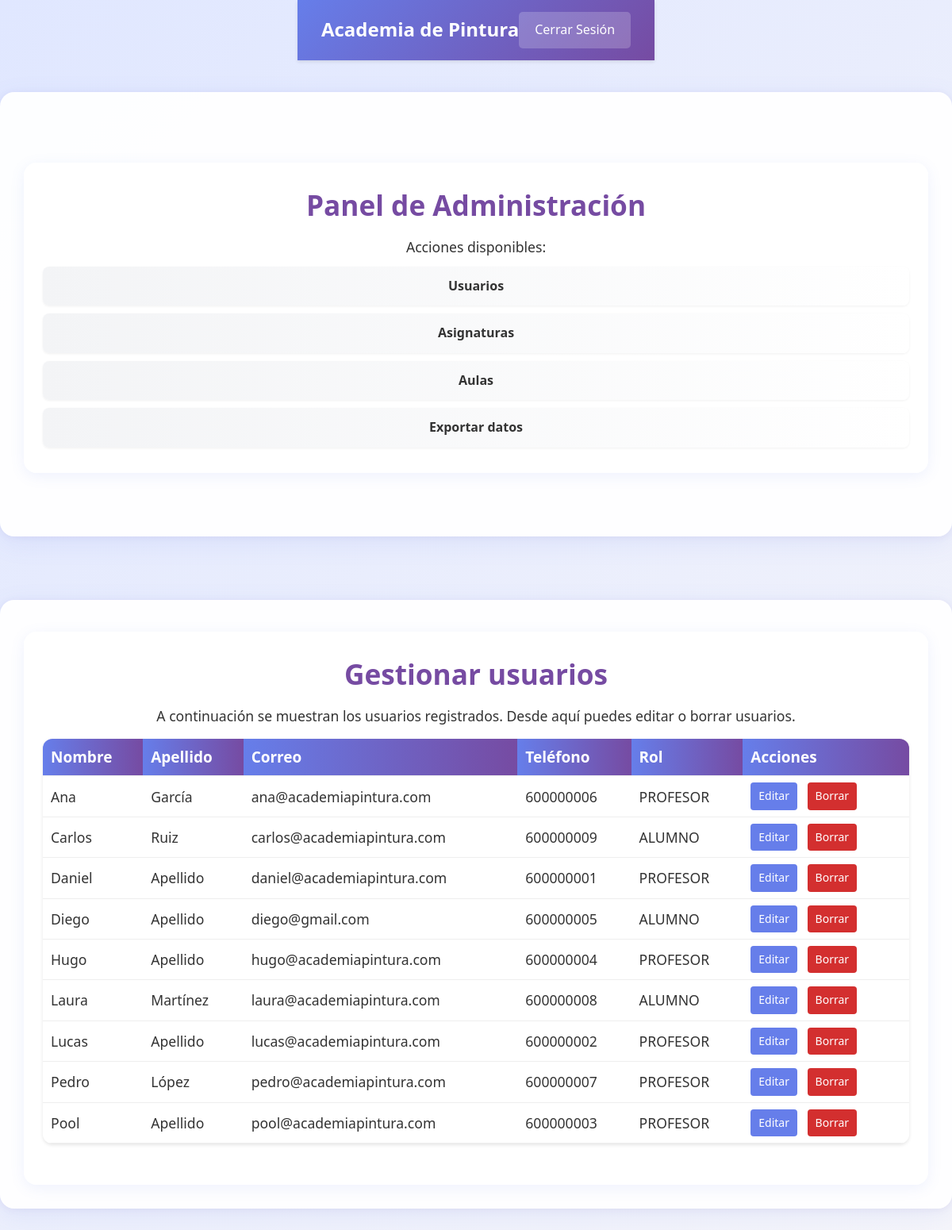
/php/Admin/gestionar_usuarios.php (signed in), run on the app's committed database.
### tables this page shows
CREATE TABLE IF NOT EXISTS `usuarios` (
    `id_usuario` VARCHAR(20) PRIMARY KEY,
    `codigo_usuario` VARCHAR(20) UNIQUE NOT NULL CHECK (`codigo_usuario` LIKE 'USU-%'),
    `nombre` VARCHAR(100) NOT NULL,
    `apellido` VARCHAR(100) NOT NULL,
    `correo` VARCHAR(100) UNIQUE NOT NULL CHECK (`correo` LIKE '%@%.%'),
    `telefono` VARCHAR(15) NOT NULL CHECK (`telefono` REGEXP '^[0-9]{6,15}$'),
    `fecha_nacimiento` DATE,
    `direccion` TEXT,
    `estado` ENUM('Activo', 'Inactivo', 'Suspendido') DEFAULT 'Activo',
    `rol_codigo` VARCHAR(10) NOT NULL,
    `fecha_registro` TIMESTAMP DEFAULT CURRENT_TIMESTAMP,
    FOREIGN KEY (`rol_codigo`) REFERENCES `rol`(`codigo_rol`),
    CONSTRAINT chk_id_formato CHECK (`id_usuario` REGEXP '^[A-Z0-9-]+$')
);

CREATE TABLE IF NOT EXISTS `rol` (
    `codigo_rol` VARCHAR(10) PRIMARY KEY CHECK (`codigo_rol` IN ('ROL-PRO', 'ROL-ALU', 'ROL-ADM')),
    `nombre_rol` VARCHAR(20) NOT NULL UNIQUE CHECK (`nombre_rol` IN ('PROFESOR', 'ALUMNO', 'ADMIN'))
);

### php/Admin/gestionar_usuarios.php (the view, shortened to what this page needs)
<?php
try {
    $conexion = getConexionPDO();
    $sql = "SELECT u.id_usuario, u.codigo_usuario, u.nombre, u.apellido, u.correo, u.telefono, u.rol_codigo, r.nombre_rol
            FROM usuarios u
            INNER JOIN rol r ON u.rol_codigo = r.codigo_rol
            WHERE u.rol_codigo <> 'ROL-ADM'
            ORDER BY u.nombre, u.apellido";
    $stmt = $conexion->prepare($sql);
    $stmt->execute();
    $usuarios = $stmt->fetchAll(PDO::FETCH_ASSOC);
} catch (Exception $e) {
    $usuarios = [];
}
?>
<!DOCTYPE html>
<html lang="es">
<head>
    <link rel="stylesheet" href="../../css/estilos_unificados.css">
</head>
<body>
<?php include '../panel/panel.php'; ?>
<div class="container">
    <div class="welcome">
        <h2>Gestionar usuarios</h2>
        <p>A continuación se muestran los usuarios registrados. Desde aquí puedes editar o borrar usuarios.</p>
        <table class="users">
            <thead>
                <tr>
                    <th>Nombre</th>
                    <th>Apellido</th>
                    <th>Correo</th>
                    <th>Teléfono</th>
                    <th>Rol</th>
                    <th>Acciones</th>
                </tr>
            </thead>
            <tbody>
                <?php if (empty($usuarios)): ?>
                    <tr><td colspan="6">No hay usuarios registrados.</td></tr>
                <?php else: ?>
                    <?php foreach ($usuarios as $u): ?>
                        <tr>
                            <td><?php echo htmlspecialchars($u['nombre']); ?></td>
                            <td><?php echo htmlspecialchars($u['apellido']); ?></td>
                            <td><?php echo htmlspecialchars($u['correo']); ?></td>
                            <td><?php echo htmlspecialchars($u['telefono']); ?></td>
                            <td><?php echo htmlspecialchars($u['nombre_rol']); ?></td>
                            <td class="actions">
                                <a class="small-btn" href="editar_usuario.php?id=<?php echo urlencode($u['id_usuario']); ?>">Editar</a>
                                <a class="small-btn danger" href="borrar_usuario.php?id=<?php echo urlencode($u['id_usuario']); ?>">Borrar</a>
                            </td>
                        </tr>
                    <?php endforeach; ?>
                <?php endif; ?>
            </tbody>
        </table>
    </div>
</div>
</body>
</html>

### css/estilos_unificados.css (style rules this page uses)
:root { --primary-gradient: linear-gradient(135deg, #667eea 0%, #764ba2 100%); --primary-color: #667eea; --primary-dark: #764ba2; --error-bg: #ffebee; --error-border: #d32f2f; --error-text: #c62828; --success-bg: #e8f5e9; --success-border: #4caf50; --success-text: #2e7d32; --info-bg: #e3f2fd; --info-border: #2196f3; --info-text: #1565c0; --bg-light: #f5f5f5; --bg-gray: #f4f4f4; --text-primary: #333; --text-secondary: #666; --text-light: #555; --border-color: #ddd; --border-light: #eee; --shadow-sm: 0 2px 4px rgba(0, 0, 0, 0.1); --shadow-md: 0 2px 10px rgba(0, 0, 0, 0.1); --shadow-lg: 0 10px 25px rgba(0, 0, 0, 0.2); --shadow-xl: 0 10px 40px rgba(0, 0, 0, 0.2); --border-radius-sm: 4px; --border-radius-md: 5px; --border-radius-lg: 10px; --border-radius-xl: 15px; --spacing-xs: 5px; --spacing-sm: 10px; --spacing-md: 15px; --spacing-lg: 20px; --spacing-xl: 30px; --spacing-xxl: 40px; }
* { margin: 0; padding: 0; box-sizing: border-box; }
html { scroll-behavior: smooth; }
body { font-family: 'Segoe UI', Tahoma, Geneva, Verdana, sans-serif, Arial, sans-serif; line-height: 1.6; color: var(--text-primary); background: linear-gradient(135deg, #e0e7ff 0%, #f5f5fa 100%); min-height: 100vh; display: flex; flex-direction: column; justify-content: center; align-items: center; }
.container { max-width: 1200px; margin: 0 auto; padding: 0 var(--spacing-lg); display: flex; flex-direction: column; align-items: center; justify-content: center; min-height: 70vh; background: rgba(255,255,255,0.95); border-radius: 18px; box-shadow: 0 8px 32px rgba(102,126,234,0.10), 0 1.5px 8px rgba(118,75,162,0.08); padding: 40px 30px 30px 30px; margin: 40px 0; width: 100%; }
.welcome { background: rgba(255,255,255,0.98); border-radius: 16px; box-shadow: 0 4px 18px rgba(102,126,234,0.10); padding: 32px 24px; margin-bottom: 0; width: 100%; text-align: center; }
.welcome h2 { font-size: 2.2rem; color: var(--primary-dark); margin-bottom: 18px; }
.welcome p, .welcome label, .welcome select, .welcome form, .welcome table { font-size: 1.1rem; }
.small-btn { padding: 6px var(--spacing-sm); border-radius: var(--border-radius-sm); background: var(--primary-color); color: white; text-decoration: none; display: inline-block; font-size: 14px; }
.small-btn.danger { background: var(--error-border); }
table { width: 100%; border-collapse: collapse; background: white; box-shadow: var(--shadow-sm); margin: var(--spacing-lg) 0; border-radius: 12px; overflow: hidden; }
table th, table td { padding: 12px; text-align: left; border-bottom: 1px solid var(--border-color); }
table th { background: linear-gradient(90deg, #667eea 0%, #764ba2 100%); color: #fff; font-size: 1.08em; }
table td { background: rgba(255,255,255,0.95); }
table.users { width: 100%; border-collapse: collapse; margin-top: var(--spacing-md); }
table.users th, table.users td { padding: 8px var(--spacing-sm); border-bottom: 1px solid var(--border-light); text-align: left; }
.actions a, .actions form { display: inline-block; margin-right: 8px; }
h1, h2, h3, h4, h5, h6 { line-height: 1.2; margin-bottom: var(--spacing-md); }
a { color: var(--primary-color); text-decoration: none; transition: color 0.3s; }

### data on the page
usuarios: nombre "Ana", apellido "García", correo "ana@academiapintura.com", telefono "600000006", rol_codigo.nombre_rol "PROFESOR"
usuarios: nombre "Carlos", apellido "Ruiz", correo "carlos@academiapintura.com", telefono "600000009", rol_codigo.nombre_rol "ALUMNO"
usuarios: nombre "Daniel", apellido "Apellido", correo "daniel@academiapintura.com", telefono "600000001", rol_codigo.nombre_rol "PROFESOR"
usuarios: nombre "Diego", apellido "Apellido", correo "diego@gmail.com", telefono "600000005", rol_codigo.nombre_rol "ALUMNO"
usuarios: nombre "Hugo", apellido "Apellido", correo "hugo@academiapintura.com", telefono "600000004", rol_codigo.nombre_rol "PROFESOR"
usuarios: nombre "Laura", apellido "Martínez", correo "laura@academiapintura.com", telefono "600000008", rol_codigo.nombre_rol "ALUMNO"
usuarios: nombre "Lucas", apellido "Apellido", correo "lucas@academiapintura.com", telefono "600000002", rol_codigo.nombre_rol "PROFESOR"
usuarios: nombre "Pedro", apellido "López", correo "pedro@academiapintura.com", telefono "600000007", rol_codigo.nombre_rol "PROFESOR"
usuarios: nombre "Pool", apellido "Apellido", correo "pool@academiapintura.com", telefono "600000003", rol_codigo.nombre_rol "PROFESOR"
